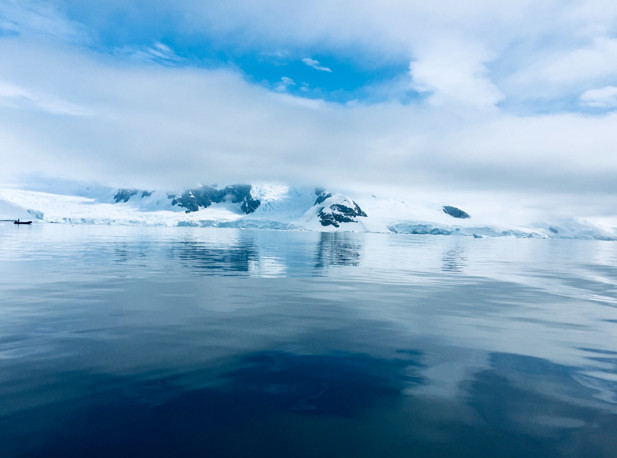
#> input picture ch_7/antarctic.jpg, 617 x 458 px
$ python ch7_4.py
#> lines starting #> are read from the running program, lines starting #| are printed output that depends on the picture; after the words box and inside, x2 and y2 are one past the last pixel; in counts of white or black regions, pixels touching at a corner belong together
import cv2

img = cv2.imread('antarctic.jpg')                       # 使用影像當畫布
#> img is the input picture: shape (458, 617, 3); mean B, G, R 189.4, 161, 122.6
img[1:300, 1:300] = (0, 255, 255)                       # B=0, G=255, R=255 == Yellow
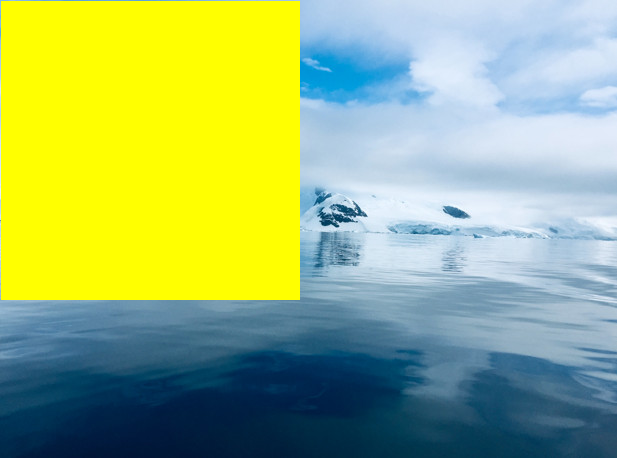
#> img: shape (458, 617, 3); mean B, G, R 118.8, 181.2, 156.3

cv2.line(img, (1, 1), (300, 1), (255, 0, 0))            # 上方水平直線 藍
cv2.line(img, (1, 300), (300, 300), (255, 0, 0))        # 下方水平直線 藍
cv2.line(img, (300, 1), (300, 300), (255, 0, 0))        # 右方垂直直線 藍
cv2.line(img, (1, 1), (1, 300), (255, 0, 0))            # 左方垂直直線 藍
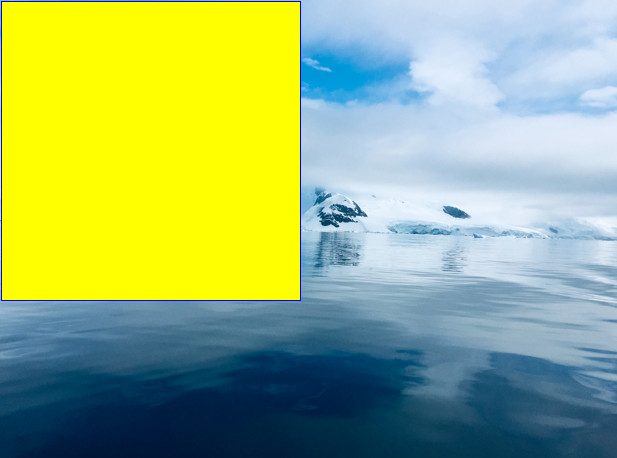
#> img: shape (458, 617, 3); mean B, G, R 119.5, 180.3, 155.5

for x in range(150, 300, 10):
    cv2.line(img, (x, 1), (300, x - 150), (0, 255, 0))  # 右上角斜線 綠
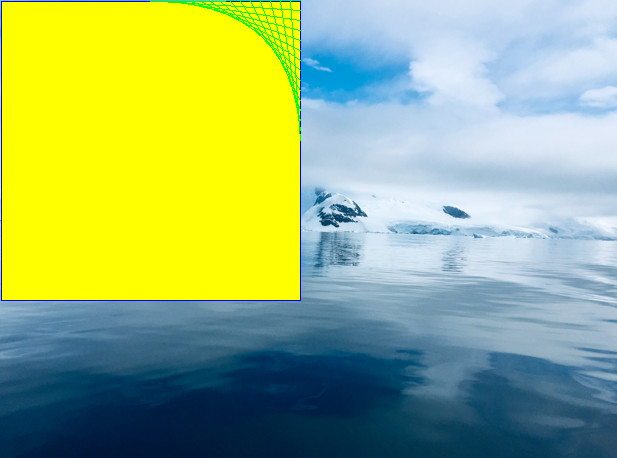
#> img: shape (458, 617, 3); 0.51% of pixels changed, all inside (x1, y1, x2, y2) = (150, 0, 301, 141)

for y in range(150, 300, 10):
    cv2.line(img, (1, y), (y - 150, 300), (0, 0 ,255))  # 左下角斜線 紅
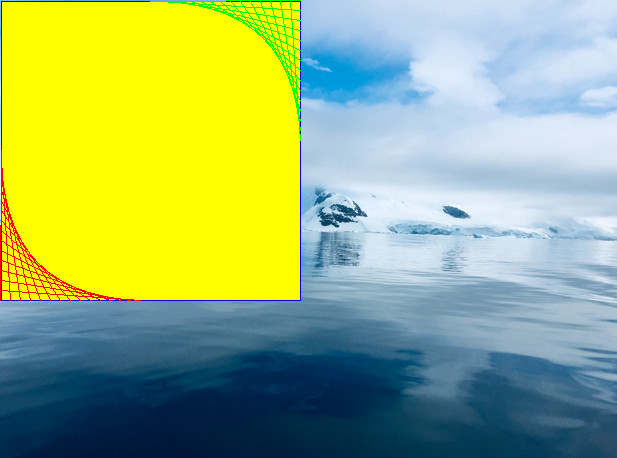
#> img: shape (458, 617, 3); 0.51% of pixels changed, all inside (x1, y1, x2, y2) = (0, 150, 141, 301)

cv2.imshow("My Draw", img)

cv2.waitKey(0)
cv2.destroyAllWindows()
